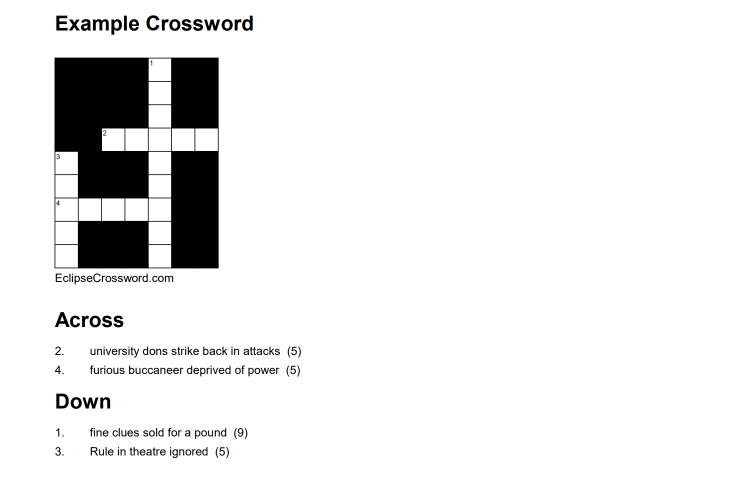
#> input picture test_images/8_grid.png, 1469 x 1002 px (shown at 1/2 size)
$ python main.py test_images/8_grid.png
#> lines starting #> are read from the running program, lines starting #| are printed output that depends on the picture; after the words box and inside, x2 and y2 are one past the last pixel; in counts of white or black regions, pixels touching at a corner belong together
### image_to_crossword.py
import cv2.cv2 as cv2
import pytesseract

from crossword_puzzle.crossword_puzzle import CrosswordPuzzle

import re


class CrosswordImageProcessor:

    @staticmethod
    def crossword_from_images(tesseract_path, grid_img, across_clues_img, down_clues_img, rows: int, cols: int):
        """
        Function that takes in a picture of a grid, across and down clues,
        and verifying that the clues match the grid
        :param tesseract_path: path to the Tesseract executable
        :param grid_img: image of the grid from cv2.imread()
        :param across_clues_img: image of the across clues from cv2.imread()
        :param down_clues_img: image of the down clues from cv2.imread()
        :param rows: number of rows in the grid
        :param cols: number of columns in the grid
        """

        crossword_puzzle = CrosswordPuzzle()

        print("Uploading grid...")
        CrosswordImageProcessor.__grid_from_image(
            crossword_puzzle=crossword_puzzle,
            img=grid_img,
            rows=rows,
            cols=cols
        )

        print("Uploading across clues...")
        CrosswordImageProcessor.__clues_from_image(
            tesseract_path=tesseract_path,
            crossword_puzzle=crossword_puzzle,
            img=across_clues_img,
            is_across=True
        )

        print("Uploading down clues...")
        CrosswordImageProcessor.__clues_from_image(
            tesseract_path=tesseract_path,
            crossword_puzzle=crossword_puzzle,
            img=down_clues_img,
            is_across=False
        )

        print("Verifying puzzle state...")
        crossword_puzzle.verify_and_sync()

        return crossword_puzzle

    @staticmethod
    def __grid_from_image(crossword_puzzle: CrosswordPuzzle, img, rows: int, cols: int):
        """
        Take an image with a crossword grid and store it in the class
        :param crossword_puzzle: the crossword puzzle being modified
        :param img: image object from cv2.imread()
        :param rows: number of rows in the grid
        :param cols: number of columns in the grid
        """

        # Set the grid dimensions
        crossword_puzzle.set_grid(rows, cols)

        # Convert the image to grayscale
        gray = cv2.cvtColor(img, cv2.COLOR_BGR2GRAY)

        # Thresholding
        ret, thresh = cv2.threshold(gray, 127, 255, cv2.THRESH_BINARY_INV)
        thresh2 = cv2.bitwise_not(thresh)

        # Find contours in the image
        contours, hierarchy = cv2.findContours(thresh, cv2.RETR_EXTERNAL, 1)

        max_area = -1
        max_cnt = -1

        # Locate the grid by finding the square with the largest area
        for cnt in contours:
            # Get the approximated contour
            approx = cv2.approxPolyDP(cnt, 0.02 * cv2.arcLength(cnt, True), True)
            if len(approx) == 4 and cv2.contourArea(cnt) > max_area:
                # Found largest rectangle, store this information
                max_area = cv2.contourArea(cnt)
                max_cnt = cnt

        # Extract the crossword region, and resize it to a standard size
        x, y, w, h = cv2.boundingRect(max_cnt)
        cross_rect = thresh2[y:y + h, x:x + w]
        cross_rect = cv2.resize(cross_rect, (cols * 10, rows * 10))

        # Iterate through each cell, treating it as empty if more than 50 pixels are white
        for i in range(rows):
            for j in range(cols):
                box = cross_rect[i * 10:(i + 1) * 10, j * 10:(j + 1) * 10]
                if cv2.countNonZero(box) > 50:
                    crossword_puzzle.turn_cell_white(i, j)

    @staticmethod
    def __clues_from_image(tesseract_path, crossword_puzzle: CrosswordPuzzle, img, is_across: bool):
        """
        Uploads a column of clues to the data structure using regexes and string manipulation
        :param tesseract_path: path to the Tesseract executable
        :param crossword_puzzle: the crossword puzzle being modified
        :param img: image object from cv2.imread()
        :param is_across: True if the clues are from the across column, False otherwise
        """

        pytesseract.pytesseract.tesseract_cmd = tesseract_path

        # TODO: IMAGE PREPROCESSING

        # Convert the image to a string
        text = pytesseract.image_to_string(img, lang='eng', config=f'--psm 6')

        # TEXT POST PROCESSING

        # Remove Across/Down if needed
        text = re.sub('^across' if is_across else '^down', '', text, flags=re.IGNORECASE)

        # Change vertical bars to "I"
        text = text.replace('|', 'I')

        # Replace newlines with spaces
        text = text.replace('\n', ' ')

        # EXTRACT THE CLUES

        # Split text based on the answer length found at the end of a clue
        split_text = re.split(r'(\([1-9][0-9]?(, ?[1-9][0-9]?)*\))', text)

        # The above regex uses two capture groups, and .split() returns both
        # in the result (returning None if the 2nd capture group isn't invoked)
        del split_text[2::3]

        # Group each clue with its answer length (the element succeeding the clue in the list
        split_text_iter = iter(split_text)
        clue_length_tuples = list(zip(split_text_iter, split_text_iter))

        # Process each clue
        for clue, length in clue_length_tuples:

            # Search for the 2 digit number in the clue after removing extra whitespace
            clue_no_search = re.match(r'([1-9][0-9]?)\.?(.*)', clue.lstrip().rstrip())

            # Search for the actual value of the length
            length_val_search = re.match(r'\((.*)\)', length)

            # Check that matches were successful
            if not clue_no_search:

                raise ValueError(f"Couldn't detect the clue number from the image for {clue}")

            elif not length_val_search:

                raise ValueError(f"Couldn't detect the answer length from the image for {clue}")

            else:

                # Convert to relevant types and remove whitespace at start/end
                clue_no = int(clue_no_search.group(1))
                clue_text = clue_no_search.group(2).lstrip().rstrip()

                length_val_match = length_val_search.group(1)

                # Remove whitespace
                length_val_match = length_val_match.replace(" ", "")

                if ',' in length_val_match:
                    word_lengths = length_val_match.split(',')
                    answer_len = list(map(int, word_lengths))
                else:
                    answer_len = [int(length_val_match)]

                # Store the clue in the respective grid's map
                crossword_puzzle.add_clue(clue_no, is_across, clue_text, answer_len)

### crossword_puzzle/crossword_puzzle.py
from .utils import Grid, Clue, ClueMetadata
from .exceptions import *

from collections import OrderedDict


class CrosswordPuzzle:

    def __init__(self):
        self._grid: Grid = Grid()
        self._clues_across_map: OrderedDict[int, Clue] = OrderedDict()
        self._clues_down_map: OrderedDict[int, Clue] = OrderedDict()

    def print_data(self):
        """
        Pretty prints the data stored in this class
        """
        print("\n============== GRID ==============\n")
        print(self._grid)
        print("\n============== CLUES ==============\n")
        print("ACROSS:\n")
        print('\n'.join([f"{pos}. {clue}" for pos, clue in self._clues_across_map.items()]))
        print("\nDOWN:\n")
        print('\n'.join([f"{pos}. {clue}" for pos, clue in self._clues_down_map.items()]))

    def set_grid(self, rows: int, cols: int):
        """
        Sets up the grid for the crossword clue
        :param rows: number of rows in the grid
        :param cols: number of cols in the grid
        """
        self._grid.create_grid(rows, cols)

    # [129 lines left out: functions add_clue, remove_clue, solve_clue, fill_cell, clear_cell, not called in this run]

    def turn_cell_white(self, row: int, col: int):
        """
        Turns a cell in the grid white (available)
        :param row: row in the crossword
        :param col: column in the crossword
        """
        self._grid.set_grid_cell(row, col)

    # [7 lines left out: function turn_cell_black, not called in this run]

    def verify_and_sync(self):
        """
        Verifies that the grid structure matches the clues stored inside the puzzle.
        If successful, updates the clues to store information on where they are in the grid.
        """

        across_clues_metadata, down_clues_metadata = self.__get_metadata_all()

        self.__verify_clues(self._clues_across_map, across_clues_metadata, is_across=True)
        self.__verify_clues(self._clues_down_map, down_clues_metadata, is_across=False)

    def __get_metadata_all(self):
        """
        Uses the grid to fill out the across/down maps with Clue objects with their
        corresponding metadata (position and length)
        :return: metadata for across and down clues
        """

        across_metadata = self.__get_metadata_set(is_across=True)
        down_metadata = self.__get_metadata_set(is_across=False)

        # Create and enumerate the clues

        clue_no = 1
        enumerated_across_metadata = {}
        enumerated_down_metadata = {}

        while across_metadata or down_metadata:

            # Assign the rest of the clue numbers
            if not across_metadata:
                while down_metadata:
                    enumerated_down_metadata[clue_no] = down_metadata.pop(0)
                    clue_no += 1
            elif not down_metadata:
                while across_metadata:
                    enumerated_across_metadata[clue_no] = across_metadata.pop(0)
                    clue_no += 1
            # Compare the positions of the across and down clues
            elif across_metadata[0] < down_metadata[0]:
                enumerated_across_metadata[clue_no] = across_metadata.pop(0)
                clue_no += 1
            elif across_metadata[0] > down_metadata[0]:
                enumerated_down_metadata[clue_no] = down_metadata.pop(0)
                clue_no += 1
            else:
                enumerated_across_metadata[clue_no] = across_metadata.pop(0)
                enumerated_down_metadata[clue_no] = down_metadata.pop(0)
                clue_no += 1

        return enumerated_across_metadata, enumerated_down_metadata

    def __get_metadata_set(self, is_across: bool):
        """
        Generates a list of ClueMetadata based on the layout of a grid
        :param is_across: indicate metadata generation for either Across or Down clues
        :return: list of ClueMetadata
        """

        metadata_set = []

        if is_across:
            row_length = self._grid.length_cols()
            grid_data = self._grid.data
        else:
            row_length = self._grid.length_rows()
            grid_data = map(list, zip(*self._grid.data))

        for i, row in enumerate(grid_data):

            # Two pointers
            p1 = p2 = 0

            while p1 < row_length:
                if p1 == p2:
                    # Searching for a new word
                    if row[p1] != '0':
                        # 1st pointer is on a white cell
                        p2 += 1
                    else:
                        # 1st pointer is on a black cell
                        p1 += 1
                        p2 += 1
                else:
                    if p2 == row_length:
                        # End of row
                        word_length = p2 - p1
                        if word_length > 1:
                            # We've got a word, store the information
                            position = (i, p1)
                            metadata_set.append(ClueMetadata(position, word_length))
                        # 1st pointer set to 2nd (ending loop)
                        p1 = p2
                    else:
                        # Check if we have a white cell
                        if row[p2] != '0':
                            # White cell found
                            p2 += 1
                        else:
                            # End of row
                            word_length = p2 - p1
                            if word_length > 1:
                                # We've got a word, store the information
                                position = (i, p1)
                                metadata_set.append(ClueMetadata(position, word_length))

                            # 1st pointer set to 2nd
                            p1 = p2

        # Down clues will have their position flipped which must be corrected
        # i.e. position = (p1, i) instead of (i, p1)
        if not is_across:
            for metadata in metadata_set:
                metadata.pos = tuple(reversed(metadata.pos))

        # Sort metadata by position
        metadata_set.sort()

        return metadata_set

    @staticmethod
    def __verify_clues(clues_map, clues_metadata, is_across):
        """
        Checks if a map of enumerated Clues matches a map of enumerated ClueMetadata,
        and updates the Clues' positions if successful
        :param clues_map: map of clue numbers to clues
        :param clues_metadata: map of clue numbers to clue metadata
        """

        for clue_no, clue in clues_map.items():

            # Check if the grid expects a clue
            if clue_no not in clues_metadata:
                raise UnexpectedClueError(clue_no, is_across, clue.clue_text)

            clue_metadata = clues_metadata[clue_no]

            # Check if the grid and clue have matching lengths
            total_length = sum(clue.answer_len)
            if total_length != clue_metadata.length:
                raise ClueLengthDoesNotMatchError(clue_no, is_across, total_length, clue_metadata.length)

            # Clue is verified - sync the clue by storing its position from the metadata
            clue.pos = clue_metadata.pos

### crossword_puzzle/utils.py
class Grid:

    def __init__(self):
        self._data = None

    def __str__(self):
        return "\n".join(map(" ".join, self._data))

    def create_grid(self, rows: int, cols: int):
        """
        Creates an empty grid with specified dimensions
        :param rows: number of rows in the grid
        :param cols: number of columns in the grid
        """
        self._data = [['0'] * cols for _ in range(rows)]

    @property
    def data(self):
        return self._data

    # [8 lines left out: function get_grid_cell, not called in this run]

    def set_grid_cell(self, row: int, col: int):
        """
        Sets a cell in the crossword grid to 1 (white cell)
        :param row: row number in the grid
        :param col: column number in the grid
        """
        self._data[row][col] = '1'

    # [17 lines left out: functions clear_grid_cell, fill_grid_cell, not called in this run]

    def length_rows(self):
        """
        Returns the number of rows in the grid
        :return: Number of rows in the grid
        """
        assert self._data is not None
        return len(self._data)

    def length_cols(self):
        """
        Returns the number of columns in the grid
        :return: Number of columns in the grid
        """
        assert self._data is not None
        return len(self._data[0])


class Clue:

    # [4 lines left out: function __init__, not called in this run]

    def __str__(self):
        return f"{self.clue_text} ({','.join(map(str, self.answer_len))}), at {self.pos}"

    def __lt__(self, other):
        return self.pos < other.pos


class ClueMetadata:

    def __init__(self, pos: tuple[int, int], length: int):
        self.pos = pos
        self.length = length

    def __lt__(self, other):
        return self.pos < other.pos

### main.py
#!/usr/bin/python

import sys
import cv2.cv2 as cv2

from image_to_crossword import CrosswordImageProcessor
from json_to_crossword import CrosswordJsonProcessor


def main(argv):

    grid_img = cv2.imread("test_images/8_grid.png")
#> grid_img is the input picture: shape (1002, 1469, 3); mean B, G, R 235.6, 235.6, 235.6
    across_img = cv2.imread("test_images/8_clues_across.png")
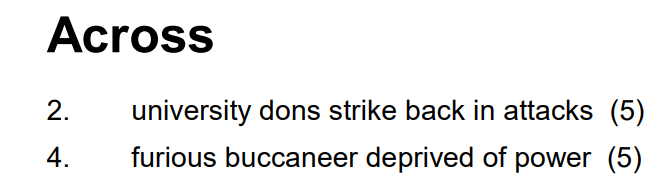
#> input picture test_images/8_clues_across.png, 660 x 193 px
#> across_img is the input picture: shape (193, 660, 3); mean B, G, R 238, 238, 238
    down_img = cv2.imread("test_images/8_clues_down.png")
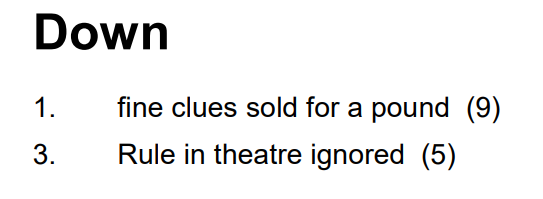
#> input picture test_images/8_clues_down.png, 543 x 199 px
#> down_img is the input picture: shape (199, 543, 3); mean B, G, R 240, 240, 240.1
    image_puzzle = CrosswordImageProcessor.crossword_from_images(
        tesseract_path=r"C:\\Program Files\\Tesseract-OCR\\tesseract.exe",
        grid_img=grid_img,
        across_clues_img=across_img,
        down_clues_img=down_img,
        rows=9,
        cols=7
    )
#> in __grid_from_image, `ret, thresh = cv2.threshold(gray, 127, 255, cv2.THRESH_BINARY_INV)`:
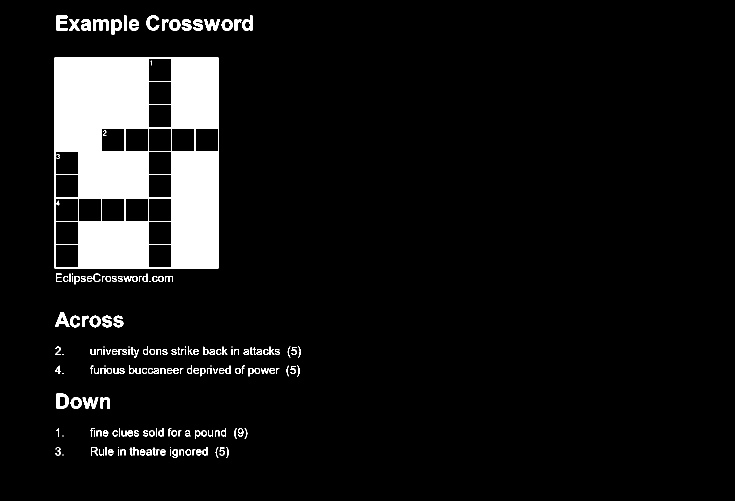
#> thresh: shape (1002, 1469) (shown at 1/2 size); 7.6% white; 187 white regions (16 under 20 px), largest, box (x1, y1, x2, y2) and area: (109, 115, 437, 537) 95896, (113, 787, 137, 817) 449, (113, 31, 135, 61) 429
#> in __grid_from_image, `thresh2 = cv2.bitwise_not(thresh)`: thresh2: shape (1002, 1469); 92.4% white; 187 black regions (16 under 20 px)
#> in __grid_from_image, `contours, hierarchy = cv2.findContours(thresh, cv2.RETR_EXTERNAL, 1)`: contours = 183 contours, 42 with area under 20; largest, box (x1, y1, x2, y2) and area: (109, 115, 437, 537) 137667, (113, 787, 137, 817) 615, (223, 38, 244, 69) 424, (484, 31, 505, 62) 413, (110, 624, 139, 654) 400
#> the loop in __grid_from_image, `for cnt in contours:` made 183 passes
#> max_area on pass 167: 137667
#> approx on passes 13, 22, 24, 28, 44, 51: [[236, 899], [236, 910], [237, 910], [237, 899]], [[340, 894], [340, 895], [341, 895], [341, 894]], [[236, 894], [236, 895], [237, 895], [237, 894]], [[125, 871], [125, 872], [126, 872], [126, 871]], [[188, 861], [188, 872], [189, 872], [189, 861]], [[312, 856], [312, 872], [313, 872], [313, 856]]
#> after the loop in __grid_from_image, `for cnt in contours:`: max_area = 137667; max_cnt = contour of 1496 points, box (x1, y1, x2, y2) (109, 115, 437, 537), area 137667
#> in __grid_from_image, `x, y, w, h = cv2.boundingRect(max_cnt)`: x = 109; y = 115; w = 328; h = 422
#> in __grid_from_image, `cross_rect = thresh2[y:y + h, x:x + w]`:
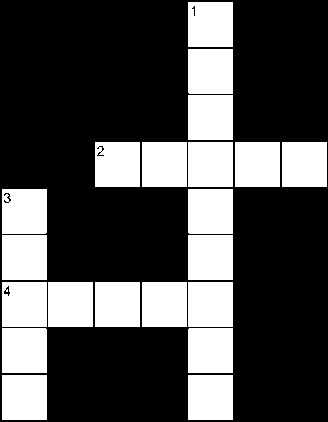
#> cross_rect: shape (422, 328); 30.7% white; 21 white regions, largest, box (x1, y1, x2, y2) and area: (188, 95, 233, 140) 2025, (142, 142, 187, 187) 2025, (188, 142, 233, 187) 2025
#> in __grid_from_image, `cross_rect = cv2.resize(cross_rect, (cols * 10, rows * 10))`:
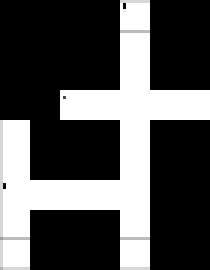
#> cross_rect: shape (90, 70) (shown 3 times larger); min 0, max 255, mean 84
#> (the call stopped at in __clues_from_image, `text = pytesseract.image_to_string(img, lang='eng', config=f'--psm 6')`: pytesseract is not available in this run)
#> (the call stopped at in __clues_from_image, `text = pytesseract.image_to_string(img, lang='eng', config=f'--psm 6')`: pytesseract is not available in this run)

    image_puzzle.print_data()

    # test_data = """
    # {
    #     "grid": [
    #         ["1", "1", "1", "1", "1", "1"],
    #         ["0", "0", "1", "0", "0", "0"],
    #         ["0", "0", "1", "0", "0", "0"],
    #         ["0", "0", "1", "0", "0", "0"],
    #         ["0", "0", "1", "0", "0", "0"],
    #         ["0", "0", "0", "0", "0", "0"]
    #     ],
    #     "across": {
    #         "1": {
    #             "clue": "Example",
    #             "length": [6]
    #         }
    #     },
    #     "down": {
    #         "2": {
    #             "clue": "Example2",
    #             "length": [1,1,1,1,1]
    #         }
    #     }
    # }
    # """
    # json_puzzle = CrosswordJsonProcessor.crossword_from_json(test_data)
    # json_puzzle.solve_clue(1, True, "Answer")
    # json_puzzle.print_data()


if __name__ == '__main__':
    main(sys.argv[1:])
